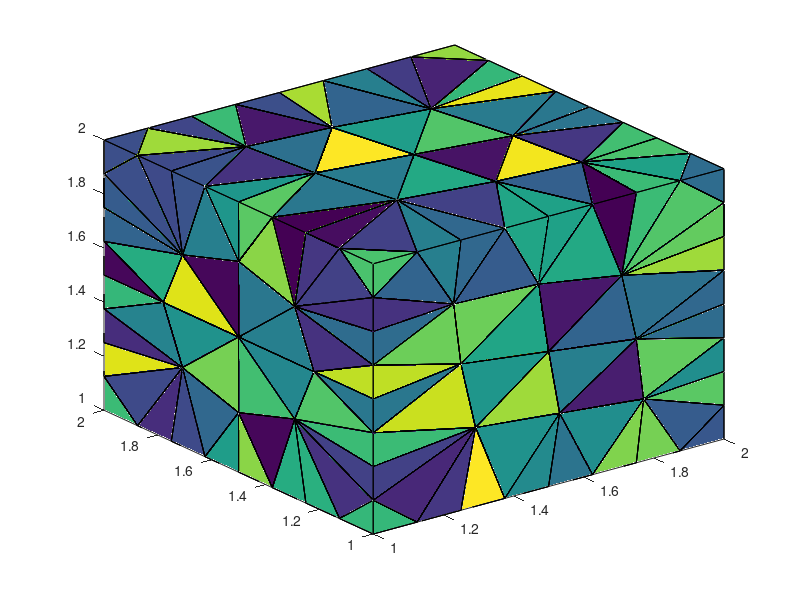

Recreate this plot in MATLAB.
nodes = [1,1,1;
2,1,1;
2,2,1;
1,2,1;
1,1,2;
2,1,2;
2,2,2;
1,2,2;
1,1.5,1;
1.5,2,1;
2,1.5,1;
1.5,1,1;
2,1,1.5;
1.5,1,2;
1,1,1.5;
2,2,1.5;
2,1.5,2;
1,2,1.5;
1.5,2,2;
1,1.5,2;
1,1.25,1;
1,1.75,1;
1.75,2,1;
2,1.25,1;
1.25,1,1;
2,1,1.75;
1.25,1,2;
1,1,1.25;
2,2,1.75;
2,1.25,2;
1,2,1.75;
1.75,2,2;
1,1.75,2;
1,1.375,1;
1,1.875,1;
1.875,2,1;
2,1.125,1;
1.125,1,1;
2,1,1.875;
1.125,1,2;
1,1,1.125;
2,2,1.875;
2,1.125,2;
1,2,1.875;
1.875,2,2;
1,1.875,2;
1.25,2,1;
2,1.75,1;
1.75,1,1;
2,1,1.25;
1.75,1,2;
1,1,1.75;
2,2,1.25;
2,1.75,2;
1,2,1.25;
1.25,2,2;
1,1.25,2;
1,1.125,1;
1,1.625,1;
1.625,2,1;
2,1.375,1;
1.375,1,1;
2,1,1.625;
1.375,1,2;
1,1,1.375;
2,2,1.625;
2,1.375,2;
1,2,1.625;
1.625,2,2;
1,1.625,2;
2,2,1.375;
1,1,1.625;
1,1,1.875;
1.625,1,2;
1.875,1,2;
2,1,1.375;
1.625,1,1;
1.875,1,1;
2,1.625,1;
2,1.875,1;
1.375,2,1;
1.125,2,1;
2,1.875,2;
2,1.625,2;
1,2,1.375;
1.125,2,2;
1.375,2,2;
1,1.375,2;
2,1,1.125;
2,2,1.125;
1,2,1.125;
1,1.125,2;
1.5,1.5,1;
1.5,1,1.5;
1.29167,1,1.29167;
2,1.5,1.5;
1.5,1.5,2;
1.70833,1,1.70833;
1.70833,1.70833,2;
1.5,2,1.5;
1.75,1,1.45833;
1,1.5,1.5;
1.77083,1,1.22917;
1.25,1,1.54167;
1.22917,1,1.77083;
1.45833,1.75,2;
1.47132,1,1.75928;
1.53125,1,1.26042;
1,1.29167,1.70833;
2,1.70833,1.29167;
1.29167,1.29167,2;
1.29167,1.70833,1;
1.70833,1.70833,1;
1.29167,1.29167,1;
1.70833,1.29167,1;
1.75,1.45833,2;
1.25,1.54167,2;
2,1.70833,1.70833;
2,1.29167,1.29167;
2,1.29167,1.70833;
1.29167,2,1.29167;
1.29167,2,1.70833;
1.70833,2,1.29167;
1.70833,2,1.70833;
1,1.29167,1.29167;
1,1.70833,1.70833;
1,1.70833,1.29167;
1,1.22024,1.5;
1,1.5,1.77976;
1,1.77976,1.5;
1,1.5,1.22024;
1.22917,1.77083,2;
1.77976,2,1.5;
1.5,2,1.77976;
2,1.22024,1.5;
2,1.5,1.77976;
2,1.5,1.22024;
1.5,1.22024,1;
1.77976,1.5,1;
1.22024,1.5,1;
1.54167,1.25,2;
1.5,1.77976,1;
1.77083,1.22917,2;
2,1.77976,1.5;
1.5,2,1.22024;
1.22024,2,1.5;
1.39583,1.39583,1.60417;
1.31277,1.31277,1.31277;
1.64902,1.64902,1.64902;
1.31581,1.68419,1.70793;
1.68419,1.31581,1.70793;
1.67598,1.67598,1.32402;
1.65877,1.32239,1.35963;
1.33403,1.66597,1.36442;
];
connectivity = [77,103,115,138;
114,34,125,131;
11,61,137,139;
112,81,121,145;
115,137,139,153;
101,103,108,153;
131,114,140,148;
109,104,128,147;
85,55,121,127;
52,73,105,109;
25,38,95,114;
32,45,99,124;
92,40,105,111;
115,103,119,153;
91,35,121,127;
87,19,106,134;
100,123,133,152;
63,98,120,135;
105,64,107,111;
129,117,147,150;
40,73,92,105;
27,64,105,111;
66,118,133,144;
149,96,151,153;
93,113,142,152;
65,15,104,128;
90,36,110,123;
40,27,105,111;
110,71,123,133;
96,119,135,153;
36,80,90,110;
100,124,134,149;
60,10,142,145;
20,70,117,129;
38,95,114,125;
140,131,148,154;
108,115,138,153;
101,98,135,151;
107,111,141,147;
34,21,114,125;
21,58,114,125;
122,31,126,132;
38,1,41,58;
87,56,122,132;
121,112,145,154;
101,76,119,135;
111,109,129,147;
88,20,117,129;
100,145,152,154;
35,82,91,121;
78,49,103,115;
49,77,103,115;
109,88,111,129;
42,7,45,83;
46,44,86,132;
19,69,106,134;
148,147,153,154;
125,114,131,148;
16,66,133,144;
94,108,148,153;
71,16,133,144;
54,84,99,118;
79,110,113,139;
99,42,118,124;
36,80,110,113;
18,68,130,146;
127,121,130,154;
71,53,110,123;
66,118,124,133;
80,48,110,113;
96,110,137,152;
38,41,95,125;
103,24,115,119;
41,38,58,125;
67,116,120,143;
47,82,112,121;
41,28,95,125;
114,95,138,148;
22,59,112,127;
44,8,46,86;
98,107,141,151;
2,37,78,89;
37,78,89,103;
131,102,148,154;
31,68,122,126;
23,60,113,123;
39,6,43,75;
117,111,129,147;
77,12,108,138;
95,108,138,148;
37,24,103,119;
69,32,99,124;
57,105,109,111;
125,102,128,148;
122,106,132,150;
76,50,103,119;
105,109,111,147;
94,95,104,148;
124,100,133,149;
96,118,144,149;
95,114,125,148;
142,93,152,154;
117,126,132,150;
68,122,126,130;
36,23,113,123;
118,96,136,149;
3,36,80,90;
4,35,82,91;
102,125,131,148;
5,40,73,92;
65,95,125,128;
102,130,150,154;
81,47,112,121;
104,72,105,109;
127,102,131,154;
126,122,132,150;
34,9,131,140;
89,37,103,119;
26,63,98,120;
147,102,150,154;
94,104,147,148;
104,95,128,148;
95,65,104,128;
110,71,133,144;
112,93,142,154;
141,107,147,151;
45,42,99,124;
62,25,95,114;
88,57,109,111;
95,62,114,138;
57,92,105,111;
68,122,130,146;
84,99,118,136;
123,100,145,152;
45,42,83,99;
24,37,103,115;
48,79,110,113;
104,72,109,128;
92,57,105,109;
35,112,121,127;
73,92,105,109;
103,101,119,153;
149,147,150,154;
110,36,113,123;
144,96,149,152;
60,113,123,145;
29,66,118,124;
74,98,141,143;
53,90,110,123;
59,112,127,131;
72,52,105,109;
61,115,119,137;
98,26,120,143;
111,88,117,129;
42,29,118,124;
117,70,126,129;
121,85,127,130;
37,78,103,115;
104,128,147,148;
114,93,140,148;
42,83,99,118;
119,96,137,153;
146,100,150,154;
99,97,106,149;
43,39,75,143;
61,115,137,139;
93,139,152,153;
112,121,127,154;
142,113,145,152;
147,152,153,154;
83,54,99,118;
28,65,95,125;
100,121,145,154;
113,93,139,152;
97,99,116,149;
50,89,103,119;
101,76,103,119;
24,61,115,119;
116,67,120,136;
103,108,115,138;
112,142,145,154;
114,34,131,140;
95,94,108,148;
147,149,152,154;
105,104,109,147;
15,72,104,128;
82,35,112,121;
135,101,151,153;
55,91,121,127;
110,96,144,152;
147,94,148,153;
121,85,130,146;
74,51,98,143;
87,106,122,134;
101,94,151,153;
99,69,124,134;
106,87,122,132;
108,138,148,153;
58,38,114,125;
115,119,137,153;
35,22,112,127;
70,117,126,132;
108,103,115,153;
93,112,140,154;
64,107,111,141;
56,86,122,132;
46,33,126,132;
44,46,126,132;
33,70,126,132;
86,44,122,132;
31,44,126,132;
44,31,122,132;
69,99,106,134;
63,13,101,135;
13,76,101,135;
98,63,101,135;
17,67,116,136;
84,17,116,136;
99,84,116,136;
94,101,108,153;
59,112,131,140;
110,113,139,152;
12,62,108,138;
103,77,108,138;
62,95,108,138;
79,11,137,139;
110,79,137,139;
9,59,131,140;
14,74,107,141;
64,14,107,141;
74,98,107,141;
120,98,143,151;
93,114,138,148;
10,81,142,145;
85,18,130,146;
51,75,98,143;
30,67,120,143;
43,30,120,143;
75,39,98,143;
39,43,120,143;
39,26,98,143;
26,39,120,143;
113,60,142,145;
81,112,142,145;
128,102,147,148;
95,125,128,148;
136,116,149,151;
98,120,135,151;
124,99,134,149;
102,147,148,154;
121,100,146,154;
119,101,135,153;
118,124,133,149;
113,110,123,152;
141,116,143,151;
107,105,111,147;
112,131,140,154;
102,126,129,150;
94,147,151,153;
97,116,141,151;
98,94,107,151;
133,110,144,152;
97,141,147,151;
118,133,144,149;
113,123,145,152;
96,136,149,151;
98,141,143,151;
96,135,151,153;
147,97,149,150;
99,106,134,149;
99,118,136,149;
130,121,146,154;
149,100,152,154;
147,149,151,153;
122,100,134,150;
106,134,149,150;
94,98,101,151;
106,122,134,150;
118,99,124,149;
106,117,132,150;
115,93,138,153;
109,102,129,147;
97,111,117,147;
102,109,128,147;
149,147,152,153;
93,115,139,153;
97,147,149,151;
145,142,152,154;
102,127,130,154;
139,137,152,153;
97,106,149,150;
116,97,149,151;
120,116,136,151;
94,104,107,147;
111,97,141,147;
93,140,148,154;
96,120,136,151;
96,149,152,153;
123,110,133,152;
100,149,150,154;
102,129,147,150;
134,100,149,150;
137,110,139,152;
122,130,146,150;
93,148,153,154;
104,105,107,147;
152,93,153,154;
130,146,150,154;
117,97,147,150;
137,96,152,153;
100,122,146,150;
112,127,131,154;
116,120,143,151;
100,133,149,152;
107,94,147,151;
116,99,136,149;
126,102,130,150;
120,96,135,151;
126,117,129,150;
106,97,117,150;
122,126,130,150;
138,93,148,153;
133,144,149,152;
];
tetramesh(connectivity, nodes);
